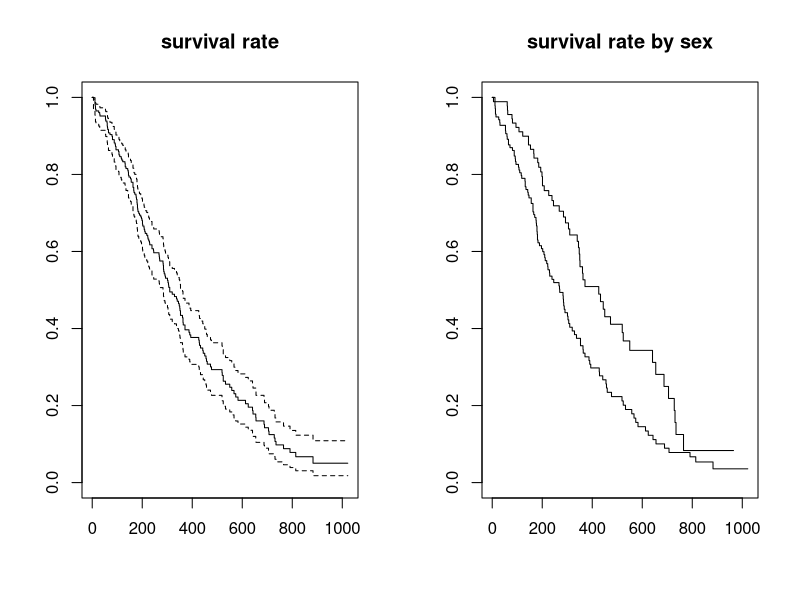
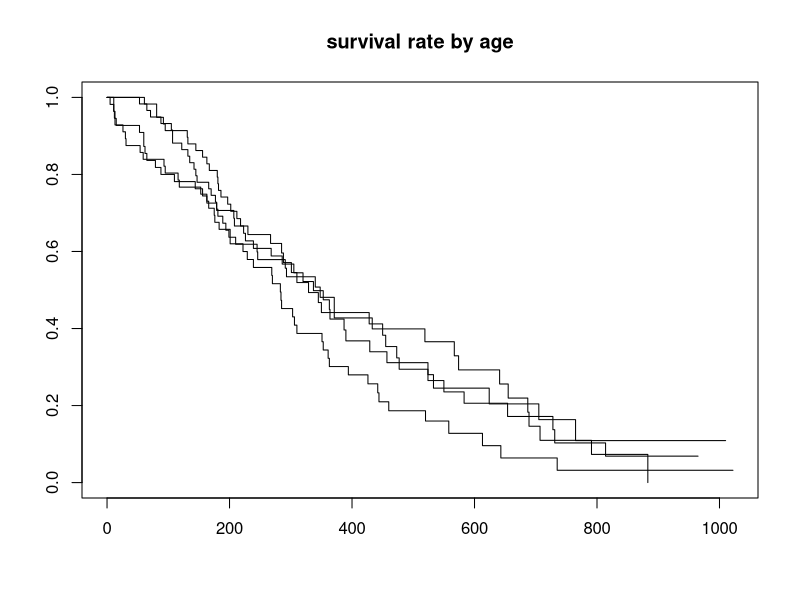
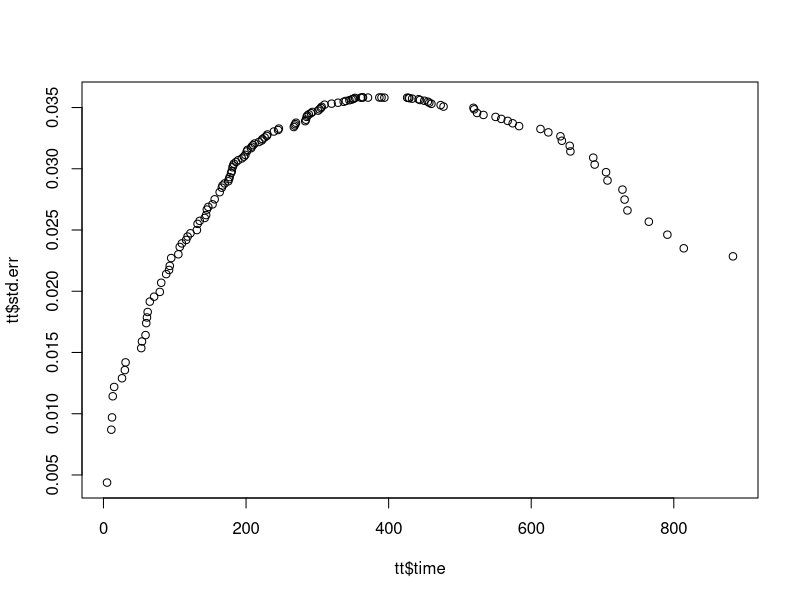

Write the R code that produced these figures, in order.
## ---- chunk 1

## Load survival package
library(survival)
## List datasets in survival package
data(package = "survival")

## Load lung data
# data(lung)

## Show first 6 rows
head(lung)

## ---- chunk 2

# Add survival object. status == 2 is death
lung$SurvObj <- with(lung, Surv(time, status == 2))

str(lung$SurvObj)

## Check data
head(lung)

## ---- chunk 3

lung$age.detail <- cut(lung$age, breaks = c(-Inf, 56, 63, 69, Inf))

km.as.one <- survfit(SurvObj ~ 1, data = lung, conf.type = "log-log")
km.as.one.sex1 <- survfit(SurvObj ~ 1, data = lung[lung$sex == 1, ], conf.type = "log-log")
km.by.sex <- survfit(SurvObj ~ sex, data = lung, conf.type = "log-log")
km.by.age <- survfit(SurvObj ~ age.detail, data = lung, conf.type = "log-log")

## Show object
km.as.one

summary(km.as.one, time = 30, censored = T)

par(mfrow=c(1,2))
plot(km.as.one, main = "survival rate")
plot(km.by.sex, main = "survival rate by sex")

par(mfrow=c(1,1))
plot(km.by.age, main = "survival rate by age")

tt <- summary(km.as.one)

plot(tt$std.err~tt$time)

